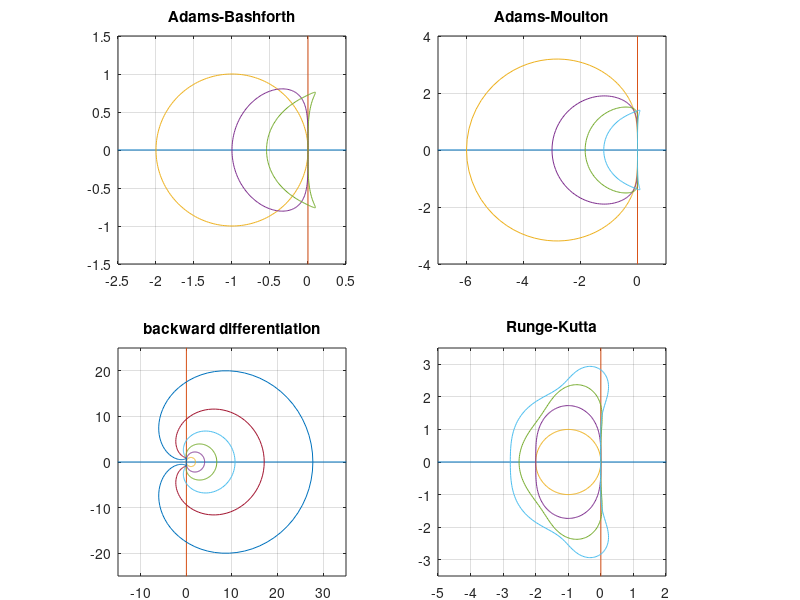

The MATLAB source for this figure:
% p25.m - stability regions for ODE formulas
% Adams-Bashforth:
clf, subplot('position',[.1 .56 .38 .38])
plot([-8 8],[0 0]), hold on, plot([0 0],[-8 8])
z = exp(1i*pi*(0:200)/100); r = z-1;
s = 1; plot(r./s) % order 1
s = (3-1./z)/2; plot(r./s) % order 2
s = (23-16./z+5./z.^2)/12; plot(r./s) % order 3
axis([-2.5 .5 -1.5 1.5]), axis square, grid on
title Adams-Bashforth
% Adams-Moulton:
subplot('position',[.5 .56 .38 .38])
plot([-8 8],[0 0]), hold on, plot([0 0],[-8 8])
s = (5*z+8-1./z)/12; plot(r./s) % order 3
s = (9*z+19-5./z+1./z.^2)/24; plot(r./s) % order 4
s = (251*z+646-264./z+106./z.^2-19./z.^3)/720; plot(r./s) % 5
d = 1-1./z;
s = 1-d/2-d.^2/12-d.^3/24-19*d.^4/720-3*d.^5/160; plot(d./s) % 6
axis([-7 1 -4 4]), axis square, grid on, title Adams-Moulton
% Backward differentiation:
subplot('position',[.1 .04 .38 .38])
plot([-40 40],[0 0]), hold on, plot([0 0],[-40 40])
r = 0; for i = 1:6, r = r+(d.^i)/i; plot(r), end % orders 1-6
axis([-15 35 -25 25]), axis square, grid on
title('backward differentiation')
% Runge-Kutta:
subplot('position',[.5 .04 .38 .38])
plot([-8 8],[0 0]), hold on, plot([0 0],[-8 8])
w = 0; W = w; for i = 2:length(z) % order 1
w = w-(1+w-z(i)); W = [W; w]; end, plot(W)
w = 0; W = w; for i = 2:length(z) % order 2
w = w-(1+w+.5*w^2-z(i)^2)/(1+w); W = [W; w];
end, plot(W)
w = 0; W = w; for i = 2:length(z) % order 3
w = w-(1+w+.5*w^2+w^3/6-z(i)^3)/(1+w+w^2/2); W = [W; w];
end, plot(W)
w = 0; W = w; for i = 2:length(z) % order 4
w = w-(1+w+.5*w^2+w^3/6+w.^4/24-z(i)^4)/(1+w+w^2/2+w.^3/6);
W = [W; w]; end, plot(W)
axis([-5 2 -3.5 3.5]), axis square, grid on, title Runge-Kutta